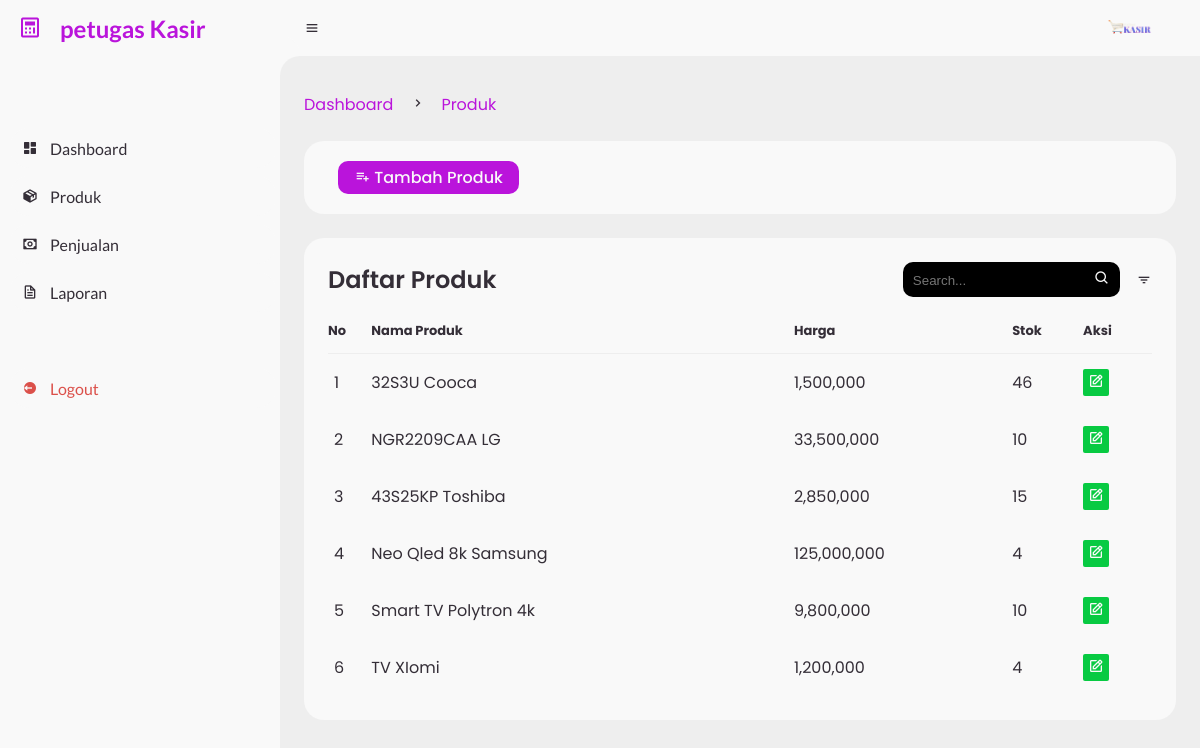
Screenshot of /petugas?page=produk/crud_barang (signed in) with the database file from the repository.
### tables this page shows
CREATE TABLE `produk` (
  `produkID` int NOT NULL,
  `nama_produk` varchar(200) NOT NULL,
  `harga` decimal(10,0) NOT NULL,
  `stok` int NOT NULL
);

### petugas/produk/crud_barang.php (the view, shortened to what this page needs)
<?php
function produk($query)
{
    global $koneksi;
    $result = mysqli_query($koneksi, $query);
    $rows = [];
    while ($row = mysqli_fetch_assoc($result)) {
        $rows[] = $row;
    }
    return $rows;
}
$hasil = produk("SELECT * FROM produk");
?>
<main>
    <div class="head-title">
        <div class="left">
            <ul class="breadcrumb">
                <li>
                    <a href="?page=dashboard" class="active">Dashboard</a>
                </li>
                <li><i class='bx bx-chevron-right'></i></li>
                <li>
                    <a class="active" href="#">Produk</a>
                </li>
            </ul>
        </div>
    </div>
    <div class="table-data">
        <div class="order">
            <a href="#divOne" class="btn-tambah">
                <i class='bx bx-list-plus'></i>
                <span class="text">Tambah Produk</span>
            </a>
        </div>
    </div>
    <div class="table-data">
        <div class="order">
            <div class="head">
                <h3>Daftar Produk
                </h3>
                <span class="btn-cari">
                    <input type="text" id="searchInput" placeholder="Search..." class="cari">
                    <i class="bx bx-search"></i>
                </span>
                <i class='bx bx-filter'></i>
            </div>
            <table>
                <thead>
                    <tr>
                        <th>No</th>
                        <th>Nama Produk</th>
                        <th>Harga</th>
                        <th>Stok</th>
                        <th>Aksi</th>
                    </tr>
                </thead>
                <tbody>
                    <?php $count = 1; ?>
                    <?php foreach ($hasil as $produk_data) : ?>
                        <tr>
                            <td><?php echo $count ?></td>
                            <td><?php echo $produk_data['nama_produk']; ?></td>
                            <td><?php echo number_format($produk_data['harga']); ?></td>
                            <td><?php echo $produk_data['stok']; ?></td>
                            <td>
                                <a href="?page=produk/edit&produkid=<?php echo $produk_data['produkID'] ?>" class="edit"><i class='bx bx-edit'></i></a>
                            </td>
                        </tr>
                        <?php $count++; ?>
                    <?php endforeach; ?>
                </tbody>
            </table>
        </div>
    </div>
</main>

### css/style.css (style rules this page uses)
* { margin: 0; padding: 0; box-sizing: border-box; }
a { text-decoration: none; }
li { list-style: none; }
:root { --poppins: 'Poppins', sans-serif; --lato: 'Lato', sans-serif; --light: #F9F9F9; --blue: #ba14db; --light-blue: #CFE8FF; --grey: #eee; --dark-grey: #AAAAAA; --dark: #342E37; --red: #DB504A; --yellow: #FFCE26; --light-yellow: #FFF2C6; --orange: #FD7238; --light-orange: #FFE0D3; --green: #08ca42; --dark-green: #074e1c; }
html { overflow-x: hidden; }
body { background: var(--grey); overflow-x: hidden; }
#content main .edit { background-color: var(--green); color: var(--light); padding: 2px 5px; border-radius: 2px; }
#content main { width: 100%; padding: 36px 24px; font-family: var(--poppins); max-height: calc(100vh - 56px); overflow-y: auto; }
#content main .head-title { display: flex; align-items: center; justify-content: space-between; grid-gap: 16px; flex-wrap: wrap; }
#content main .head-title .left .breadcrumb { display: flex; align-items: center; grid-gap: 16px; }
#content main .head-title .left .breadcrumb li { color: var(--dark); }
#content main .head-title .left .breadcrumb li a { color: var(--dark-grey); pointer-events: none; }
#content main .head-title .left .breadcrumb li a.active { color: var(--blue); pointer-events: unset; }
#content main .table-data { display: flex; flex-wrap: wrap; grid-gap: 24px; margin-top: 24px; width: 100%; color: var(--dark); }
#content main .table-data>div { border-radius: 20px; background: var(--light); padding: 24px; overflow-x: auto; }
#content main .table-data .head { display: flex; align-items: center; grid-gap: 16px; margin-bottom: 24px; }
#content main .table-data .head h3 { margin-right: auto; font-size: 24px; font-weight: 600; }
#content main .table-data .head .bx { cursor: pointer; }
#content main .table-data .order { flex-grow: 1; flex-basis: 500px; }
#content main .table-data .order table { width: 100%; border-collapse: collapse; }
#content main .table-data .order table th { padding-bottom: 12px; font-size: 13px; text-align: left; border-bottom: 1px solid var(--grey); }
#content main .table-data .order table td { padding: 16px 0; }
#content main .table-data .order table tr td:first-child { display: flex; align-items: center; grid-gap: 12px; padding-left: 6px; }
#content main .btn-cari .cari { background: black; color: white; border: none; }
#content main .btn-cari { padding: 5px 10px; border-radius: 10px; background: black; color: var(--light); justify-content: center; align-items: center; grid-gap: 100px; font-weight: 500; margin-left: 10px; }
#content main .btn-tambah { height: 40px; padding: 5px 16px; border-radius: 10px; background: var(--blue); color: var(--light); justify-content: center; align-items: center; grid-gap: 100px; font-weight: 500; margin-left: 10px; }

### rows the page displays
produk: nama_produk "32S3U Cooca", harga "1,500,000", stok "46"
produk: nama_produk "NGR2209CAA LG", harga "33,500,000", stok "10"
produk: nama_produk "43S25KP Toshiba", harga "2,850,000", stok "15"
produk: nama_produk "Neo Qled 8k Samsung", harga "125,000,000", stok "4"
produk: nama_produk "Smart TV Polytron 4k", harga "9,800,000", stok "10"
produk: nama_produk "TV XIomi", harga "1,200,000", stok "4"
